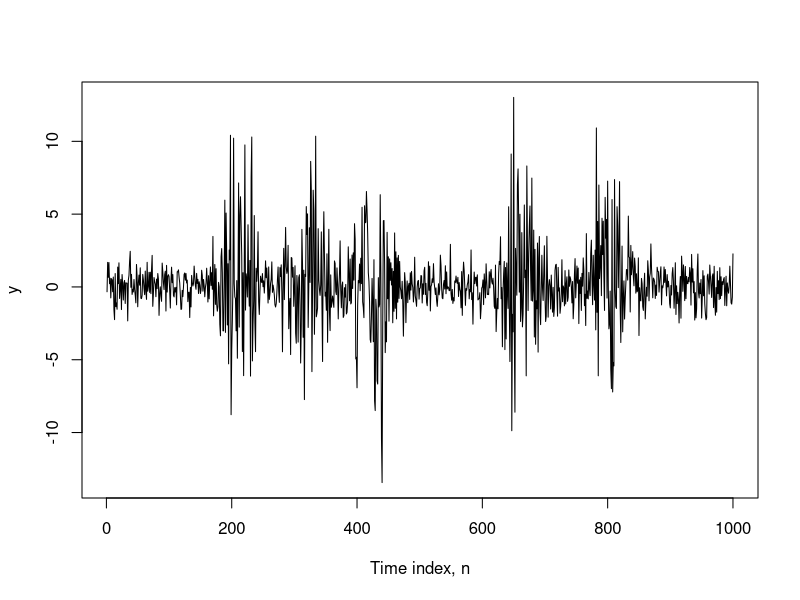

Reproduce this figure in R.
## ---- chunk 1
set.seed(33)
N <- 1000
sd1 <- rep(1,N)
events <- runif(N) < 5/N
sigma <- 20
amplitude <- 10
sd2 <- sd1 + filter(events,
  dnorm(seq(from=-2.5*sigma,to=2.5*sigma,length=5*sigma),sd=sigma)*sigma*amplitude,
  circular=T)
Y <- rnorm(n=N,mean=0,sd=sd2)
plot(Y,xlab="Time index, n", ylab="y",ty="l")
